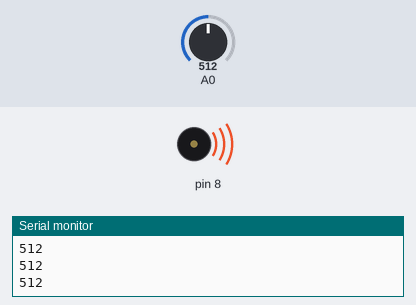
A sketch run on a simulated Arduino Uno, built with avr-gcc and run on an emulated ATmega328P. On the bench: buzzer (waves = sounding), the last lines printed to the serial monitor. The inputs (shaded band) are chosen by the test bench; at power-on: A0 = 512.

Above: at 1.2 s.
1.3 s: A0 set to 487
At 1.7 s:
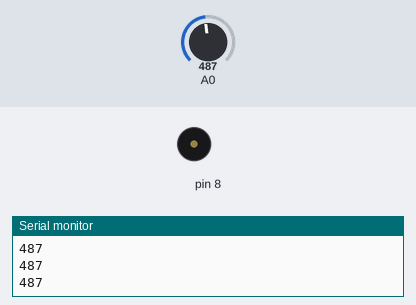
2.8 s: A0 set to 511
At 4.0 s:
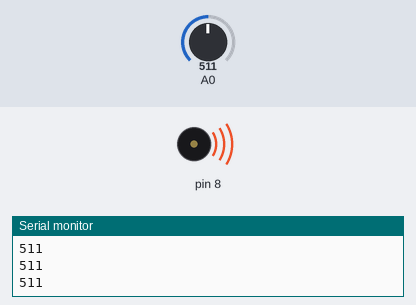
4.3 s: A0 set to 495
At 5.2 s:
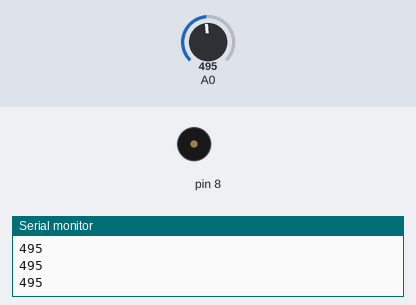
Timing chart, 0 to 7.3 s (numbered marks = the images above; inputs shaded):
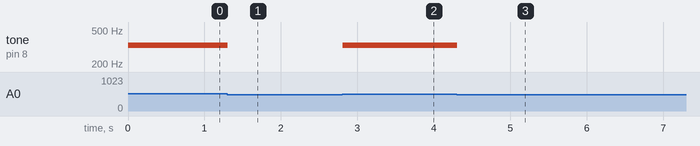

Measured:
- the behaviour switches between 505 and 504 on A0 (found by bisection; images 0 and 1)
- after the input at 1.3 s, tone on pin 8: 330 Hz → silent at once
- after the input at 2.8 s, tone on pin 8: silent → 330 Hz at once
- after the input at 4.3 s, tone on pin 8: 330 Hz → silent at once

The sketch:

Project7.ino
```cpp
//int buttons[6];
//int buttons[0]= 2;

int notes[] = {262, 294, 330, 440};

void setup() {
  Serial.begin(9600);
}

void loop() {
  int keyVal = analogRead(A0);
  Serial.println(keyVal);
  if(keyVal ==1023){
    tone(8, notes[0]);
  }
  else if(keyVal >= 990 && keyVal <= 1010){
    tone(8, notes[1]);
  }
  else if(keyVal >= 505 && keyVal <=515){
    tone(8, notes[2]);
  }
  else if(keyVal >=4 && keyVal <= 13){
    tone(8, notes[3]);
  }
  else{
    noTone(8);
  }
}
```
